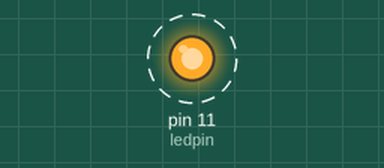
The sketch below on a simulated Arduino Uno, built with avr-gcc and run on an emulated ATmega328P. Parts: output pins drawn as LEDs (lit = HIGH). Dashed ring = blinking. What the sketch prints to the serial monitor is not drawn.

Above: at 0.5 s.
Timing chart, 0 to 4.6 s (numbered marks = the images above):
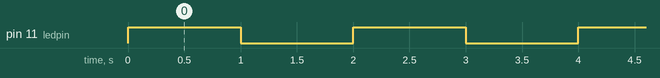

The sketch:

LED.ino
```cpp
int ledpin=11;


void setup() {
  // put your setup code here, to run once:
pinMode(ledpin,OUTPUT);
Serial.begin(9600);
}

void loop() {
  // put your main code here, to run repeatedly:
digitalWrite(ledpin,HIGH);
delay(1000);
Serial.println("ON");
digitalWrite(ledpin,LOW);
delay(1000);
Serial.println("OFF");
}
```

Measured:
- by itself, pin 11 (ledpin): alternates HIGH for 1.0 s and LOW for 1.0 s
